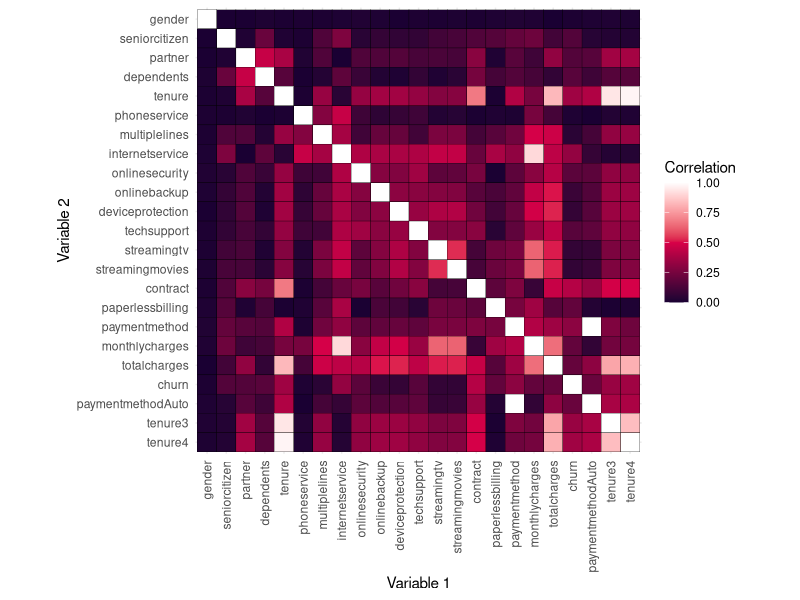

This chart was generated by the following R code:
## ---- chunk 1
library(ggplot2)
library(reshape2) # Used for the melt function
library(dplyr)
library(forcats) # Used in the correlation plot for fct_rev
## ---- chunk 2
cd <- read.csv(file = "cleanData.csv", header = TRUE, sep = ",", 
                stringsAsFactors = T)

print("ORIGIN DATA")

summary(cd)
## ---- chunk 3
cor_ratio <- function(column1, column2){
    # Some assumptions
    # This function assumes no NA's, and that the rows of both columns are
    # in correct orders
    
    # If the order of the column classes are factor first, then use
    # the same function but swap the columns
    if(class(column1) == "factor" & 
       (class(column2) == "numeric" | class(column2) == "integer")){
        cor_ratio(column2, column1)
    }
    # If the columns types are in the correct order
    else if( (class(column1) == "numeric" | class(column1) == "integer") &
        class(column2) == "factor"){
            # Create a temporary dataframe to store columns for filter function
            temp_df <- data.frame("score" = column1,
                                  "subject" = column2)
            
            # Create a dataframe to store sum of squares of category
            # observation minus the category mean
            ss_df <- expand.grid( "factors" = levels(factor(column2)),
                                    "ss" = 0)
            for( i in c(1:length( levels(factor(column2)) )) ){
                subset <- filter(temp_df, 
                                 subject == levels(factor(column2))[i] )
                subset_mean <- mean(subset[ , 1])
                sum_value = sum((subset[ , 1] - subset_mean)^2)
                ss_df$ss[i] <- sum_value
            }
            # Remove variables that are no longer needed
            rm(subset, subset_mean, sum_value)
            
            # Assigning variables for these sums of squares for debugging
            ss1 <- sum(ss_df$ss)
            ss2 <- sum( (temp_df$score - mean(temp_df$score))^2 )
            
            correlation_value <- sqrt( (ss2 - sum(ss_df$ss)) / ss2)
            
            # Removing variables that are no longer needed
            rm(temp_df, ss1, ss2)
            
            return(correlation_value)
        }
    else{ # Error message if the incorrect inputs are given
        return("Error! This function only accepts one vector of class 'numeric'
               and one vector of class 'factor'.")
    }
}

# Wikipedia example
# https://en.wikipedia.org/wiki/Correlation_ratio

# SS1 values
# 1952 for algebra
# 308 for geometry
# 600 for statistics
# adds up to 2860

# SS2 should be 9640

# Correlation should be 0.8386

df2 <- data.frame(score = c(45, 70, 29, 15, 21, 40, 20, 30, 42, 65, 95, 80, 70, 85, 73), 
                  subject = c(rep("Algebra", times = 5),
                              rep("Geometry", times = 4),
                              rep("Statistics", times = 6)
                              )
                  )

# Also testing that the ordering if/else statements are working
cor_ratio(df2$score, df2$subject)
cor_ratio(df2$subject, df2$score)

# Removing example variable
rm(df2)
## ---- chunk 4
# Method used to get 'correlation' for categorical variables
# https://datascience.stackexchange.com/questions/893/how-to-get-correlation-between-two-categorical-variable-and-a-categorical-variab#898

# All column types in cd are either factors (categorical), 
# or numerical (including integers)
unlist(lapply(cd, class))

# Calculate correlation for dataframe with categorical and numerical variables
categorical_cor <- function(column1, column2){
    if( class(column1) == "factor" &&
        (class(column2) == "numeric" || class(column2) == "integer")
    ){  # Swap the columns; I think this is having issues, I will just try
        # call the function again, but with swapped columns
        # temp_column = column1
        # column1 = column2
        # column2 = temp_column
        # rm(temp_column)
        categorical_cor(column2, column1)
    } # Columns should be numerical/integer, then factor
    # else if(column1 == column2){
    #     # Hard coding a correlation of 1 if both columns are the same
    #     return(1)
    # }
    else{
        if( # Use chi squared if class(column) == factor for both
            (class(column1) == "factor") &&
            (class(column2) == "factor")
        ){
            # Not sure if correct needs to be equal to F, 
            # but the link shows it
            
            # https://www.r-bloggers.com/example-8-39-calculating-cramers-v/
            cramers_v = sqrt(chisq.test(column1, column2, 
                                        correct = F)$statistic / 
                                 (length(column1) * 
                                      ( min(length(unique(column1)), 
                                           length(unique(column2))) - 1 )))
            return(as.numeric(cramers_v))
            #return(chisq.test(column1, column2, correct = F)$p.value)
        }
        else if( # Use corr if class(column) == numerical or integer for both
            ( (class(column1) == "numeric") ||
            (class(column1) == "integer") ) &&
            ( (class(column2) == "numeric") ||
            (class(column2) == "integer") )
        ){
            cor(column1, column2)
        }
        else if( # Use the p-value from aov if the columns are a mix
            (class(column1) == "numeric" || class(column1) == "integer") &&
            class(column2) == "factor"
        ){
            # Get a correlation ratio for mixed columns
            return(cor_ratio(column1, column2))
        }
        else{ # Return this message if at least one of the columns
            # is a different class than factor, numerical or integer
            return("error, 
                   class(column) must be factor, numerical, or integer")
        }
    }
}

# Create an empty data frame to store all the correlation values
cd.cor <- cbind(expand.grid("Column_1" = colnames(cd), 
                            "Column_2" = colnames(cd)), "Corr" = 0)
# Add the correlation values
# Find a way to fill the "Corr" column with values from the custom function

## ---- chunk 5
head(cd.cor$Column_1)

# For each row of cd.cor

# Use the function on two columns; the column names are obtained from
# the first two columns of cd.cor

for(i in c(1:529)){
    cd.cor[i, 3] <- categorical_cor(cd[[ cd.cor[i, 1] ]], 
                                    cd[[ cd.cor[i, 2] ]])
    
}

# Link to code involving the chi-squared test code
# https://en.wikipedia.org/wiki/Pearson%27s_chi-squared_test
# Link to explanation of formula
# https://www.spss-tutorials.com/cramers-v-what-and-why/

# Pearson's chi-squared test (χ2) is a statistical test applied to sets of 
# categorical data to evaluate how likely it is that any observed 
# difference between the sets arose by chance
## ---- chunk 6
# Heatmap code from the link below
# http://www.sthda.com/english/wiki/ggplot2-quick-correlation-matrix-heatmap-r-software-and-data-visualization
ggplot(data = cd.cor, aes(x = Column_1, y = fct_rev(factor(Column_2)), 
                          fill = Corr)) +
    geom_tile(color = "black") +
    scale_fill_gradient2(low = "#1a0033", high = "white", mid = "#d90048",
                         midpoint = 0.5, limit = c(0, 1), space = "Lab",
                         name = "Correlation") +
    theme_minimal() + 
    theme(axis.text.x = element_text(angle = 90, vjust = 0.5, hjust = 1)) +
    coord_fixed() +
    xlab("Variable 1") +
    ylab("Variable 2")
